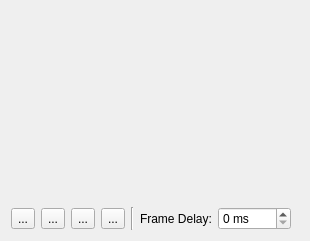
<?xml version="1.0" encoding="UTF-8"?>
<ui version="4.0">
 <class>AnimationPreviewer</class>
 <widget class="QDialog" name="AnimationPreviewer">
  <property name="geometry">
   <rect>
    <x>0</x>
    <y>0</y>
    <width>310</width>
    <height>241</height>
   </rect>
  </property>
  <property name="windowTitle">
   <string>Preview Animation</string>
  </property>
  <property name="modal">
   <bool>true</bool>
  </property>
  <layout class="QVBoxLayout" name="verticalLayout">
   <item>
    <layout class="QHBoxLayout" name="horizontalLayout_2">
     <item>
      <spacer name="horizontalSpacer_2">
       <property name="orientation">
        <enum>Qt::Horizontal</enum>
       </property>
       <property name="sizeHint" stdset="0">
        <size>
         <width>40</width>
         <height>20</height>
        </size>
       </property>
      </spacer>
     </item>
     <item>
      <widget class="AnimatedLabel" name="animationLabel">
       <property name="sizePolicy">
        <sizepolicy hsizetype="Preferred" vsizetype="Expanding">
         <horstretch>0</horstretch>
         <verstretch>0</verstretch>
        </sizepolicy>
       </property>
       <property name="frameShape">
        <enum>QFrame::NoFrame</enum>
       </property>
       <property name="text">
        <string/>
       </property>
      </widget>
     </item>
     <item>
      <spacer name="horizontalSpacer_3">
       <property name="orientation">
        <enum>Qt::Horizontal</enum>
       </property>
       <property name="sizeHint" stdset="0">
        <size>
         <width>40</width>
         <height>20</height>
        </size>
       </property>
      </spacer>
     </item>
    </layout>
   </item>
   <item>
    <layout class="QHBoxLayout" name="horizontalLayout">
     <property name="sizeConstraint">
      <enum>QLayout::SetFixedSize</enum>
     </property>
     <item>
      <widget class="QToolButton" name="playButton">
       <property name="toolTip">
        <string>Play</string>
       </property>
       <property name="text">
        <string>...</string>
       </property>
       <property name="icon">
        <iconset resource="../../Icons.qrc">
         <normaloff>:/Icons/Icons/play.png</normaloff>:/Icons/Icons/play.png</iconset>
       </property>
      </widget>
     </item>
     <item>
      <widget class="QToolButton" name="pauseButton">
       <property name="toolTip">
        <string>Pause</string>
       </property>
       <property name="text">
        <string>...</string>
       </property>
       <property name="icon">
        <iconset resource="../../Icons.qrc">
         <normaloff>:/Icons/Icons/pause.png</normaloff>:/Icons/Icons/pause.png</iconset>
       </property>
      </widget>
     </item>
     <item>
      <widget class="QToolButton" name="previousFrameButton">
       <property name="toolTip">
        <string>Previous Frame</string>
       </property>
       <property name="text">
        <string>...</string>
       </property>
       <property name="icon">
        <iconset resource="../../Icons.qrc">
         <normaloff>:/Icons/Icons/previousframe.png</normaloff>:/Icons/Icons/previousframe.png</iconset>
       </property>
      </widget>
     </item>
     <item>
      <widget class="QToolButton" name="nextFrameButton">
       <property name="toolTip">
        <string>Next Frame</string>
       </property>
       <property name="text">
        <string>...</string>
       </property>
       <property name="icon">
        <iconset resource="../../Icons.qrc">
         <normaloff>:/Icons/Icons/nextframe.png</normaloff>:/Icons/Icons/nextframe.png</iconset>
       </property>
      </widget>
     </item>
     <item>
      <widget class="Line" name="line">
       <property name="orientation">
        <enum>Qt::Vertical</enum>
       </property>
      </widget>
     </item>
     <item>
      <widget class="QLabel" name="label">
       <property name="text">
        <string>Frame Delay:</string>
       </property>
      </widget>
     </item>
     <item>
      <widget class="QSpinBox" name="frameDelayInput">
       <property name="suffix">
        <string> ms</string>
       </property>
       <property name="maximum">
        <number>2000</number>
       </property>
       <property name="singleStep">
        <number>10</number>
       </property>
      </widget>
     </item>
     <item>
      <spacer name="horizontalSpacer">
       <property name="orientation">
        <enum>Qt::Horizontal</enum>
       </property>
       <property name="sizeHint" stdset="0">
        <size>
         <width>40</width>
         <height>20</height>
        </size>
       </property>
      </spacer>
     </item>
    </layout>
   </item>
  </layout>
 </widget>
 <customwidgets>
  <customwidget>
   <class>AnimatedLabel</class>
   <extends>QLabel</extends>
   <header>AnimatedLabel.h</header>
  </customwidget>
 </customwidgets>
 <resources>
  <include location="../../Icons.qrc"/>
 </resources>
 <connections/>
</ui>
